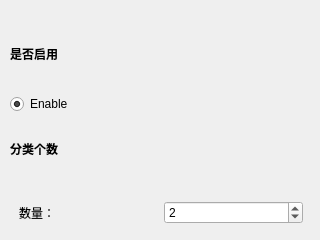
<?xml version="1.0" encoding="UTF-8"?>
<ui version="4.0">
 <class>KMeansThresholdingComponentWidget</class>
 <widget class="QWidget" name="KMeansThresholdingComponentWidget">
  <property name="geometry">
   <rect>
    <x>0</x>
    <y>0</y>
    <width>320</width>
    <height>240</height>
   </rect>
  </property>
  <property name="windowTitle">
   <string>Form</string>
  </property>
  <widget class="QWidget" name="widget" native="true">
   <property name="geometry">
    <rect>
     <x>10</x>
     <y>20</y>
     <width>302</width>
     <height>94</height>
    </rect>
   </property>
   <layout class="QVBoxLayout" name="verticalLayout">
    <item>
     <widget class="QLabel" name="label">
      <property name="font">
       <font>
        <bold>true</bold>
       </font>
      </property>
      <property name="text">
       <string>是否启用</string>
      </property>
     </widget>
    </item>
    <item>
     <widget class="QRadioButton" name="enable">
      <property name="text">
       <string>Enable</string>
      </property>
      <property name="checked">
       <bool>true</bool>
      </property>
     </widget>
    </item>
   </layout>
  </widget>
  <widget class="QWidget" name="widget_2" native="true">
   <property name="geometry">
    <rect>
     <x>10</x>
     <y>120</y>
     <width>302</width>
     <height>122</height>
    </rect>
   </property>
   <layout class="QVBoxLayout" name="verticalLayout_2">
    <item>
     <widget class="QLabel" name="label_2">
      <property name="font">
       <font>
        <bold>true</bold>
       </font>
      </property>
      <property name="text">
       <string>分类个数</string>
      </property>
     </widget>
    </item>
    <item>
     <widget class="QWidget" name="widget_3" native="true">
      <layout class="QHBoxLayout" name="horizontalLayout">
       <item>
        <widget class="QLabel" name="label_3">
         <property name="text">
          <string>数量：</string>
         </property>
        </widget>
       </item>
       <item>
        <widget class="QSpinBox" name="k">
         <property name="minimum">
          <number>1</number>
         </property>
         <property name="maximum">
          <number>10</number>
         </property>
         <property name="value">
          <number>2</number>
         </property>
        </widget>
       </item>
      </layout>
     </widget>
    </item>
   </layout>
  </widget>
 </widget>
 <resources/>
 <connections/>
</ui>
